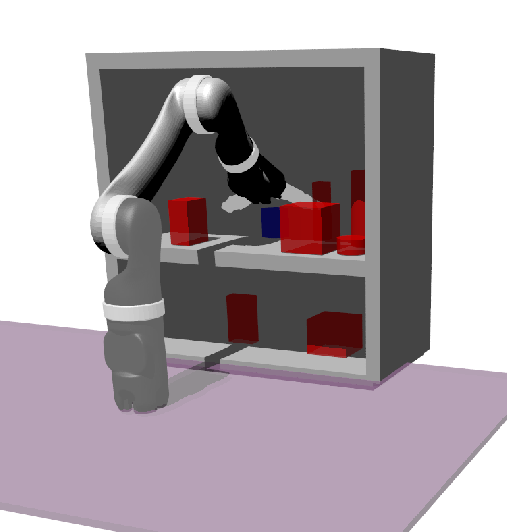
#> input picture tools/new_data/jaco.png, 507 x 532 px
$ python opencv-test.py
#> lines starting #> are read from the running program, lines starting #| are printed output that depends on the picture
import cv2
WIN_MAX_SIZE = 1000


def print_xy(event, x, y, flags, param):
    if event == cv2.EVENT_LBUTTONDOWN:
        print(x, y, " : ", param[y, x])


def display_image(win_name, image):
    cv2.namedWindow(win_name, cv2.WINDOW_NORMAL)  # Create window; allow # resizing
    h = image.shape[0]  # image height
    w = image.shape[1]  # image width
    # Shrink the window if it is too big(exceeds some maximum size).
    if max(w, h) > WIN_MAX_SIZE:
        scale = WIN_MAX_SIZE / max(w, h)
    else:
        scale = 1
    cv2.resizeWindow(winname=win_name, width=int(w * scale), height=int(h * scale))
    # Assign callback function, and show
    cv2.setMouseCallback(window_name=win_name, on_mouse=print_xy, param=image)
    cv2.imshow(win_name, image)


def main():
    bgr_image = cv2.imread("new_data/jaco.png")
#> bgr_image is the input picture: shape (532, 507, 3); mean B, G, R 165.7, 159.6, 169.4
    height = bgr_image.shape[0]
#> height = 532
    width = bgr_image.shape[1]
#> width = 507
    print("Size of this image: (width,height): (%d,%d)" % (width, height))
#| Size of this image: (width,height): (507,532)
    cv2.namedWindow("my image", cv2.WINDOW_NORMAL)
    cv2.setMouseCallback(window_name="my image", on_mouse=print_xy, param=bgr_image)
    cv2.imshow("my image", bgr_image)
    cv2.waitKey(0)
    bgr_image2 = cv2.cvtColor(src=bgr_image,  code=cv2.COLOR_BGR2GRAY)
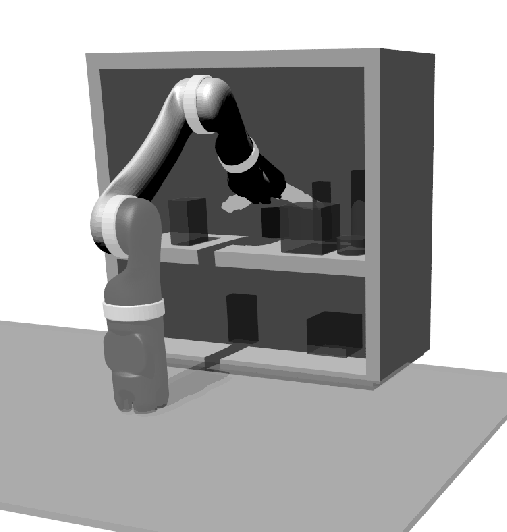
#> bgr_image2: shape (532, 507); min 0, max 255, mean 163.3
    cv2.imshow("Grey image", bgr_image2)
    cv2.waitKey(0)
    display_image("new image", bgr_image)
    cv2.waitKey(0)


if __name__ == "__main__":
    main()
